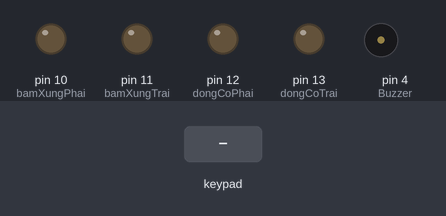
The sketch below on a simulated Arduino Uno, built with avr-gcc and run on an emulated ATmega328P. On the bench: output pins drawn as LEDs (lit = HIGH), buzzer (waves = sounding, pin HIGH). Inputs (shaded band) come from the test bench.

Above: at 1.2 s.
1.3 s: key 'U' pressed
At 2.3 s:
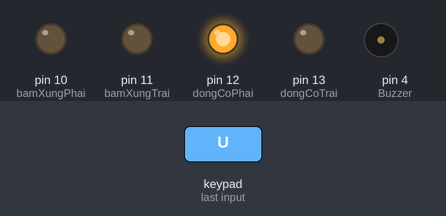
3.2 s: key 'D' pressed
At 4.8 s:
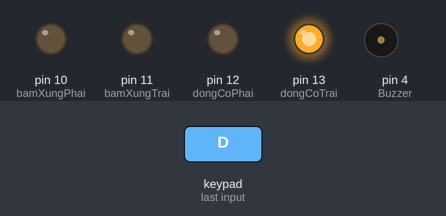
5.1 s: key 'L' pressed
At 6.4 s:
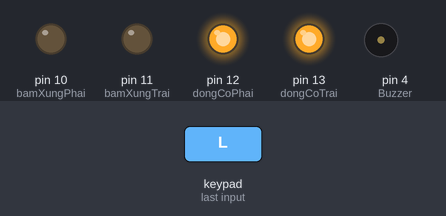
7.0 s: key 'R' pressed
At 7.2 s:
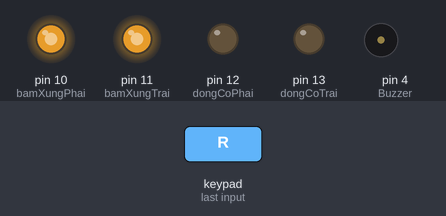
Timing chart, 0 to 9.9 s (numbered marks = the images above; inputs shaded):
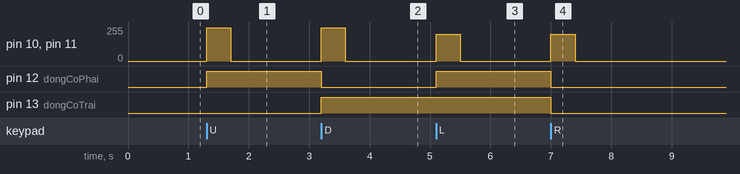

Measured:
- after the input at 1.3 s, pin 10 (bamXungPhai), pin 11 (bamXungTrai): 0/255 → 250/255 at once, → 0/255 0.40 s later; pin 12 (dongCoPhai): LOW → HIGH at once
- after the input at 3.2 s, pin 10 (bamXungPhai), pin 11 (bamXungTrai): 0/255 → 250/255 at once, → 0/255 0.40 s later; pin 12 (dongCoPhai): HIGH → LOW at once; pin 13 (dongCoTrai): LOW → HIGH at once
- after the input at 5.1 s, pin 10 (bamXungPhai), pin 11 (bamXungTrai): 0/255 → 200/255 at once, → 0/255 0.40 s later; pin 12 (dongCoPhai): LOW → HIGH at once
- after the input at 7.0 s, pin 10 (bamXungPhai), pin 11 (bamXungTrai): 0/255 → 200/255 at once, → 0/255 0.40 s later; pin 12 (dongCoPhai), pin 13 (dongCoTrai): HIGH → LOW at once

The sketch:

PS2_Control_car.ino
```cpp
//***************************************************************//
//  Author       : RedFox                                        //
//  Website      : lamchucongnghe.com                            //
//  Fanpage      : fb.com//lamchucongnghevn                      //
//  Shop sendo   : sendo.vn/shop/lamchucongnghe_com              //
//  Shop shopee  : shopee.vn/lamchucongnghe                      //
//***************************************************************//

#include <PS2X_lib.h>

#define PS2_DAT       6       // Data Pin
#define PS2_CMD       7       // Command Pin
#define PS2_CS        8       // Attention Pin
#define PS2_CLK       9       // Clock Pin
#define dongCoTrai    13      // Đảo chiều động cơ trái ( 0: chạy thuận, 1: chạy ngược)
#define dongCoPhai    12      // Đảo chiều động cơ phải ( 1: chạy thuận, 0: chạy ngược)
#define bamXungTrai   11      // Băm xung điều chỉnh tốc độ động cơ trái
#define bamXungPhai   10      // Băm xung điều chỉnh tốc độ động cơ phải
#define Buzzer        4       // Chân còi chip
PS2X ps2;                     // create PS2 Controller Class

void setup() {
  Serial.begin(9600);
  // Khởi tạo còi chip, động cơ trái, động cơ phải là đầu ra
  pinMode(Buzzer, OUTPUT);
  digitalWrite(Buzzer, LOW);
  pinMode(dongCoTrai, OUTPUT);
  pinMode(dongCoPhai, OUTPUT);
  // Khởi tạo kết nối tay PS2
  ps2.config_gamepad(PS2_CLK, PS2_CMD, PS2_CS, PS2_DAT);
}

void loop() {
  // Bắt đầu đọc dữ liệu nhấn nút từ tay PS2
  ps2.read_gamepad();
  if(ps2.Button(PSB_PAD_UP) && !ps2.Button(PSB_PAD_DOWN) && !ps2.Button(PSB_PAD_LEFT) && !ps2.Button(PSB_PAD_RIGHT)) {             // Tiến
    digitalWrite(dongCoTrai, LOW);
    analogWrite(bamXungTrai, 250);
    digitalWrite(dongCoPhai, HIGH);
    analogWrite(bamXungPhai, 250);
  }
  if(!ps2.Button(PSB_PAD_UP) && ps2.Button(PSB_PAD_DOWN) && !ps2.Button(PSB_PAD_LEFT) && !ps2.Button(PSB_PAD_RIGHT)) {             // Lùi
    digitalWrite(dongCoTrai, HIGH);
    analogWrite(bamXungTrai, 250);
    digitalWrite(dongCoPhai, LOW);
    analogWrite(bamXungPhai, 250);
  }

  if(!ps2.Button(PSB_PAD_UP) && !ps2.Button(PSB_PAD_DOWN) && ps2.Button(PSB_PAD_LEFT) && !ps2.Button(PSB_PAD_RIGHT)) {             // Quay trái
    digitalWrite(dongCoTrai, HIGH);
    analogWrite(bamXungTrai, 200);
    digitalWrite(dongCoPhai, HIGH);
    analogWrite(bamXungPhai, 200);
  }
  if(!ps2.Button(PSB_PAD_UP) && !ps2.Button(PSB_PAD_DOWN) && !ps2.Button(PSB_PAD_LEFT) && ps2.Button(PSB_PAD_RIGHT)) {             // Quay phải
    digitalWrite(dongCoTrai, LOW);
    analogWrite(bamXungTrai, 200);
    digitalWrite(dongCoPhai, LOW);
    analogWrite(bamXungPhai, 200);
  }
  if(ps2.Button(PSB_PAD_UP) && !ps2.Button(PSB_PAD_DOWN) && ps2.Button(PSB_PAD_LEFT) && !ps2.Button(PSB_PAD_RIGHT)) {             // Cua trái
    digitalWrite(dongCoTrai, LOW);
    analogWrite(bamXungTrai, 60);
    digitalWrite(dongCoPhai, HIGH);
    analogWrite(bamXungPhai, 250);
  }
  if(ps2.Button(PSB_PAD_UP) && !ps2.Button(PSB_PAD_DOWN) && !ps2.Button(PSB_PAD_LEFT) && ps2.Button(PSB_PAD_RIGHT)) {            // Cua phải
    digitalWrite(dongCoTrai, LOW);
    analogWrite(bamXungTrai, 250);
    digitalWrite(dongCoPhai, HIGH);
    analogWrite(bamXungPhai, 60);
  }
  if(!ps2.Button(PSB_PAD_UP) && ps2.Button(PSB_PAD_DOWN) && !ps2.Button(PSB_PAD_LEFT) && ps2.Button(PSB_PAD_RIGHT)) {            // Lùi phải
    digitalWrite(dongCoTrai, HIGH);
    analogWrite(bamXungTrai, 250);
    digitalWrite(dongCoPhai, LOW);
    analogWrite(bamXungPhai, 60);
  }
  if(!ps2.Button(PSB_PAD_UP) && ps2.Button(PSB_PAD_DOWN) && ps2.Button(PSB_PAD_LEFT) && !ps2.Button(PSB_PAD_RIGHT)) {            // Lùi trái
    digitalWrite(dongCoTrai, HIGH);
    analogWrite(bamXungTrai, 40);
    digitalWrite(dongCoPhai, LOW);
    analogWrite(bamXungPhai, 250);
  }
  if(!ps2.Button(PSB_PAD_UP) && !ps2.Button(PSB_PAD_DOWN) && !ps2.Button(PSB_PAD_LEFT) && !ps2.Button(PSB_PAD_RIGHT)) {         // Dừng khi nhả các nút
    analogWrite(bamXungTrai, 0);
    analogWrite(bamXungPhai, 0);
  }
  if(ps2.Button(PSB_R2))          // Hú còi
    digitalWrite(Buzzer, HIGH);
  else
    digitalWrite(Buzzer, LOW);
}
```
